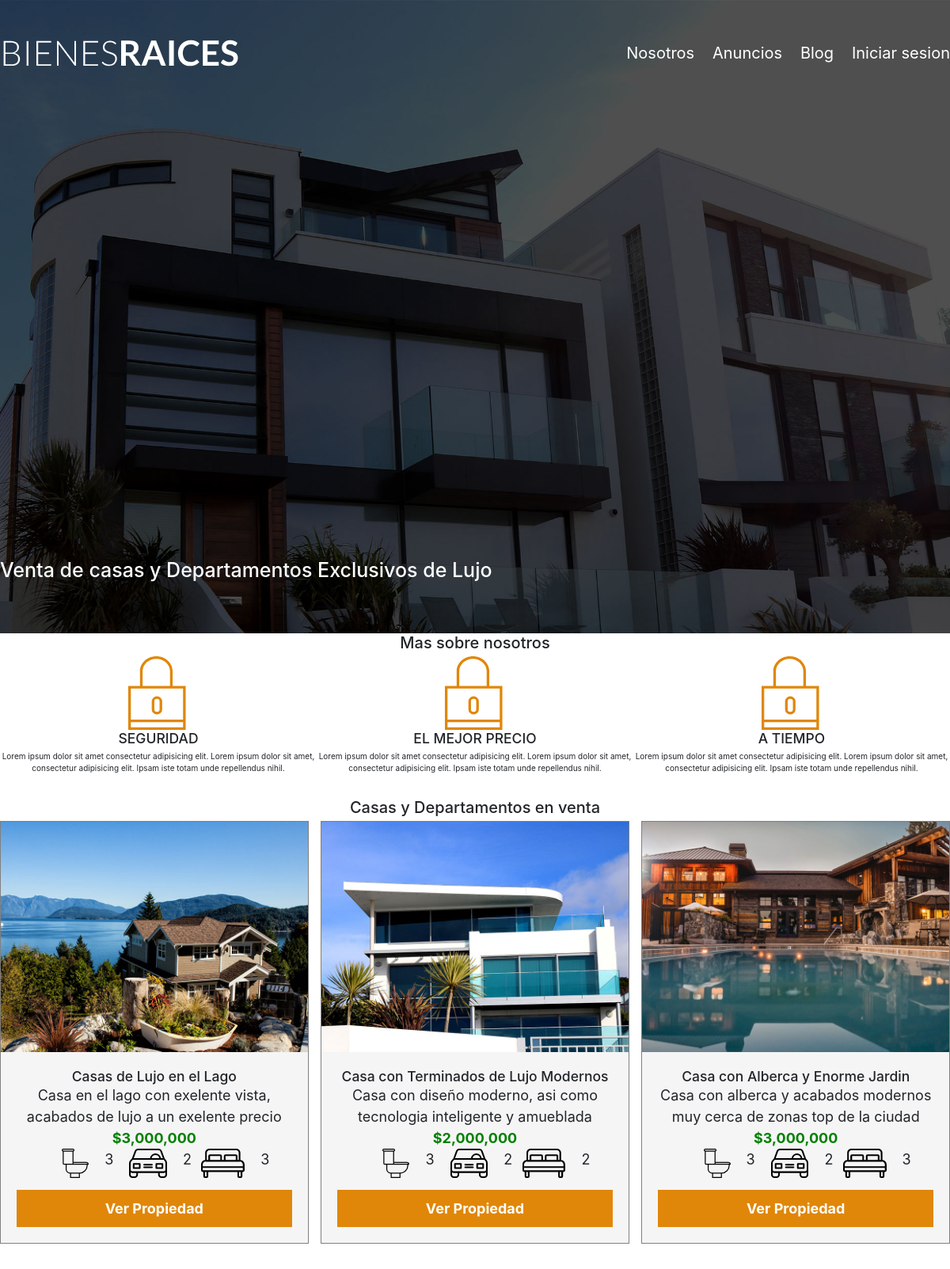
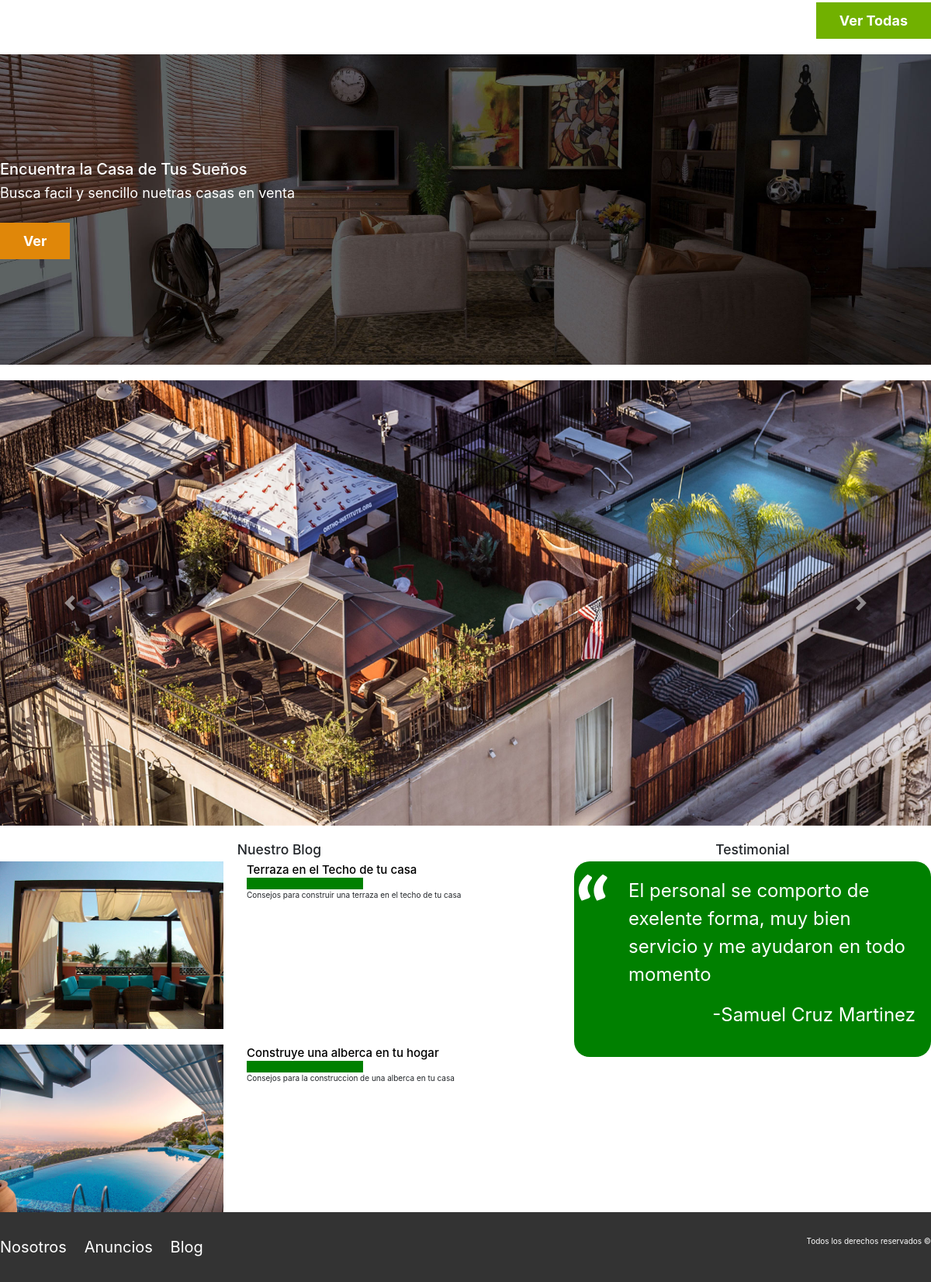
The page / on the database its author committed (2 pictures, top to bottom).
### tables this page shows
CREATE TABLE `venta` (
  `id` int(11) unsigned NOT NULL AUTO_INCREMENT,
  `nombre` varchar(50) NOT NULL,
  `descripcion` varchar(200) NOT NULL,
  `imagen` varchar(200) NOT NULL,
  `banios` int(20) NOT NULL DEFAULT '0',
  `cocheras` int(20) NOT NULL DEFAULT '0',
  `recamaras` int(20) NOT NULL DEFAULT '0',
  `precio` double NOT NULL DEFAULT '0',
  `fecha_publicacion` date NOT NULL DEFAULT '0000-00-00',
  `en_venta` tinyint(1) NOT NULL DEFAULT '0',
  `id_usuario` int(11) NOT NULL DEFAULT '0',
  PRIMARY KEY (`id`),
  KEY `id_usuario` (`id_usuario`)
);

CREATE TABLE `blog` (
  `id` int(11) NOT NULL AUTO_INCREMENT,
  `nombre` varchar(100) NOT NULL,
  `descripcion` varchar(1000) NOT NULL,
  `contenido` longtext NOT NULL,
  `imagen` varchar(100) NOT NULL,
  `id_usuario` varchar(45) NOT NULL,
  PRIMARY KEY (`id`)
);

### index.php (the view, shortened to what this page needs)
<?php
  require_once('header.php')
?>
<section class="contenedor">
  <h2 class="centrar-texto">Mas sobre nosotros</h2>
  <div class="icono-nosotros">
    <div class="icono">
      <img src="img/icono1.svg" alt="Icono">
      <h3>Seguridad</h3>
      <p>Lorem ipsum dolor sit amet consectetur adipisicing elit. Lorem ipsum dolor sit amet, consectetur adipisicing elit. Ipsam iste totam unde repellendus nihil. </p>
    </div>
    <div class="icono">
      <img src="img/icono1.svg" alt="Icono">
      <h3>El Mejor Precio</h3>
      <p>Lorem ipsum dolor sit amet consectetur adipisicing elit. Lorem ipsum dolor sit amet, consectetur adipisicing elit. Ipsam iste totam unde repellendus nihil. </p>
    </div>
    <div class="icono">
      <img src="img/icono1.svg" alt="Icono">
      <h3>A Tiempo</h3>
      <p>Lorem ipsum dolor sit amet consectetur adipisicing elit. Lorem ipsum dolor sit amet, consectetur adipisicing elit. Ipsam iste totam unde repellendus nihil. </p>
    </div>
  </div>
</section>
<main class="seccion contenedor">
  <h2 class="centrar-texto">Casas y Departamentos en venta</h2>
  <div class="contenedor-anuncio">
    <?php
      $stmt = $conn->prepare("SELECT id, nombre, descripcion, imagen, banios, cocheras, recamaras, precio FROM venta WHERE en_venta = 1 ORDER BY id ASC LIMIT 3");
      if($stmt->execute()){
        while ($row = $stmt->fetch()){
          ?>
          <div class="anuncio">
            <img src="img/<?php echo $row['imagen']; ?>" alt="anuncio">
            <div class="contenido-anuncio centrar-texto">
              <h3><?php echo $row['nombre']; ?></h3>
              <p><?php echo $row['descripcion']; ?></p>
              <p class="precio">$<?php echo number_format($row['precio']); ?></p>
              <ul class="icono-caracteristicas">
                <li>
                  <img src="img/icono_wc.svg" alt="WC">
                  <p><?php echo $row['banios']; ?></p>
                </li>
                <li>
                  <img src="img/icono_estacionamiento.svg" alt="Estacionamiento">
                  <p><?php echo $row['cocheras']; ?></p>
                </li>
                <li>
                  <img src="img/icono_dormitorio.svg" alt="Dormitorio">
                  <p><?php echo $row['recamaras']; ?></p>
                </li>
              </ul>
              <a href="anuncio.php?id=<?php echo $row['id']; ?>" class="boton boton-amarillo d-block">Ver Propiedad</a>
            </div>
          </div>
          <?php
        }
      } else {
        die();
      }
    ?>
  </div>
  <div class="ver-end">
    <a href="anuncios.php" class="boton boton-verde">Ver Todas</a>
  </div>
</main>
<section class="imagen-contacto seccion">
  <div class="contenedor contenido-contacto">
    <h2>Encuentra la Casa de Tus Sueños</h2>
    <p>Busca facil y sencillo nuetras casas en venta</p>
    <a href="anuncios.php" class="boton boton-amarillo">Ver</a>
  </div>
</section>
<div id="carouselExampleControls" class="carousel slide contenedor seccion" data-ride="carousel">
  <div class="carousel-inner">
    <div class="carousel-item active">
      <img src="img/destacada3.jpg" class="d-block w-100" alt="">
    </div>
  </div>
  <a class="carousel-control-prev" href="#carouselExampleControls" role="button" data-slide="prev">
    <span class="carousel-control-prev-icon" aria-hidden="true"></span>
  </a>
  <a class="carousel-control-next" href="#carouselExampleControls" role="button" data-slide="next">
    <span class="carousel-control-next-icon" aria-hidden="true"></span>
  </a>
</div>
<div class="seccion-inferior contenedor">
  <section class="blog">
    <h3 class="centrar-texto">Nuestro Blog</h3>
    <?php
      $stmt2 = $conn->prepare("SELECT * FROM blog ORDER BY id ASC LIMIT 2");
      if($stmt2->execute()){
        while ($row = $stmt2->fetch()){
          ?>
            <article class="entrada-blog">
              <div class="imagen">
                  <img src="img/<?php echo $row['imagen']; ?>" alt="Blog">
              </div>
              <div class="texto-entrada">
                  <a href="entrada.php?id=<?php echo $row['id']; ?>">
                      <h4><?php echo $row['nombre']; ?></h4>
                  </a>
                  <p><?php echo $row['descripcion']; ?></p>
              </div>
            </article>
          <?php
        }
      }
    ?>
  </section>
  <section class="testimoniales">
    <h3 class="centrar-texto">Testimonial</h3>
    <div class="testimonial">
      <blockquote>
        El personal se comporto de exelente forma, muy bien servicio y me ayudaron en todo momento
      </blockquote>
      <p>-Samuel Cruz Martinez</p>
    </div>
  </section>
</div>
<?php
  require_once('footer.php');
?>

### header.php (shortened to what this page needs)
<!DOCTYPE html>
<html lang="en">
<head>
  <link rel="stylesheet" href="CSS/normaliza.css">
  <link rel="stylesheet" href="CSS/styles.css">
  <link rel="stylesheet" href="CSS/bootstrap/css/bootstrap.css">
</head>
<body>
  <header class="site-header <?php echo ($_SERVER['SCRIPT_NAME'] === '/index.php') ? ' inicio' : ''; ?>">
    <div class="contenedor contenido-header">
      <div class="barra">
        <a href="/">
          <img src="img/logo.svg" alt="Logotipo de BienesRaices">
        </a>
        <nav class="navegacion">
          <a targer="_blank" href="nosotros.php">Nosotros</a>
          <a href="anuncios.php">Anuncios</a>
          <a href="blog.php">Blog</a>
          <?php
            if(isset($_SESSION['user'])){
              ?>
                <a href="subir.php">Vender</a>
                <a href="mi_cuenta.php">Mi Cuenta</a>
                <a href="cerrar_sesion.php">Cerrar sesion</a>
              <?php
            } else {
              ?>
                <?php echo ($_SERVER['SCRIPT_NAME'] === '/login.php') ? '' : '<a href="login.php">Iniciar sesion</a>'; ?>
              <?php
            }
          ?>
        </nav>
      </div>
      <?php echo ($_SERVER['SCRIPT_NAME'] === '/index.php') ? '<h1>Venta de casas y Departamentos Exclusivos de Lujo</h1>' : ''; ?>
    </div>
  </header>

### footer.php (shortened to what this page needs)
  <footer class="site-footer seccion">
    <div class="contenedor contenedor-footer">
      <nav class="navegacion">
        <a targer="_blank" href="nosotros.php">Nosotros</a>
        <a href="anuncios.php">Anuncios</a>
        <a href="blog.php">Blog</a>
      </nav>
      <p class="copyright">Todos los derechos reservados &copy;</p>
    </div>
  </footer>
</body>
</html>

### CSS/normaliza.css (style rules this page uses)
html { line-height: 1.15; -webkit-text-size-adjust: 100%; }
body { margin: 0; }
main { display: block; }
h1 { font-size: 2em; margin: 0.67em 0; }
a { background-color: transparent; }
img { border-style: none; }

### CSS/styles.css (style rules this page uses)
html { box-sizing: border-box; font-size: 62.5%; }
*, *:before, *:after { box-sizing: inherit; }
body { font-family: Arial, Helvetica, sans-serif; font-size: 1.6rem; }
img { max-width: 100%; }
h1 { font-size: 3.8rem; }
h2 { font-size: 3.4rem; }
h3 { font-size: 3rem; }
h4 { font-size: 2.6rem; }
.contenedor { max-width: 120rem; margin: 0 auto; }
.d-block { display: block!important; }
.boton { color: white; font-weight: 700; text-decoration: none; font-size: 1.8rem; padding: 1rem 3rem; margin-top: 1.5rem; display: inline-block; border: none; }
.boton-amarillo { background-color: #e08709; }
.boton-verde { background-color: #71b100; }
.seccion { margin-top: 2rem; margin-bottom: 2rem; }
.centrar-texto { text-align: center; }
.site-header { background-color: #333333; padding: 1rem 0 3rem 0; }
.site-header.inicio { background: url(../img/header.jpg); background-position: center center; background-size: cover; height: 100vh; min-height: 60rem; }
.contenido-header { height: 100%; display: flex; flex-direction: column; justify-content: space-between; }
.contenido-header h1 { color: white; padding-bottom: 2rem; max-width: 70rem; line-height: 2; }
.barra { display: flex; justify-content: space-between; align-items: center; padding-top: 3rem; }
.navegacion a { color: white; text-decoration: none; font-size: 2rem; margin-right: 2rem; }
.navegacion a:last-of-type { margin: 0px; }
.icono-nosotros { display: flex; }
.icono { flex-basis: calc(33.3% -1rem); text-align: center; }
.icono h3 { text-transform: uppercase; }
.contenedor-anuncio { display: flex; justify-content: space-between; flex-wrap: wrap; }
.anuncio { flex-shrink: 0; flex-basis: calc(33.3% - 1rem); border-style: solid; border-color: gray; border-width: 1px; background-color: #f5f5f5; margin-bottom: 2rem; }
.contenido-anuncio { padding: 2rem; }
.contenido-anuncio h3 { margin: 0; }
.contenido-anuncio p { margin: 0; font-size: 1.8rem; }
.precio { color: green; font-weight: 700; }
.icono-caracteristicas { list-style: none; padding: 0; display: flex; justify-content: center; flex: 1; max-width: 500px; }
.icono-caracteristicas li { display: flex; }
.icono-caracteristicas li img { margin-right: 2rem; margin-left: 2rem; }
.ver-end { display: flex; justify-content: flex-end; }
.imagen-contacto { background-image: url(../img/encuentra.jpg); background-position: center center; background-size: cover; height: 40rem; display: flex; align-items: center; }
.contenido-contacto { flex: 1; color: white; }
.contenido-contacto p { font-size: 1.8rem; }
.seccion-inferior { display: flex; justify-content: space-between; }
.seccion-inferior .blog { flex-basis: 60%; }
.seccion-inferior .testimoniales { flex-basis: calc(40% - 2rem); }
.entrada-blog { display: flex; justify-content: space-between; margin-bottom: 2rem; }
.entrada-blog:last-of-type { margin-bottom: 0; }
.entrada-blog .imagen { flex-basis: 40%; }
.entrada-blog .texto-entrada { flex-basis: calc(60% - 3rem); }
.texto-entrada a { color: black; text-decoration: none; }
.texto-entrada h4 { margin: 0; line-height: 1.4; }
.texto-entrada h4::after { content: ''; display: block; width: 15rem; height: 1.5rem; background-color: green; }
.testimonial { background-color: green; font-size: 2.4rem; padding: 2rem; color: white; border-radius: 2rem; }
.testimonial p { text-align: right; line-height: 200%; }
.testimonial blockquote::before { content: ''; background-image: url(../img/comilla.svg); width: 5rem; height: 5rem; position: absolute; top: -1rem; left: -2rem; }
.testimonial blockquote { position: relative; padding-left: 5rem; }
.site-footer { background-color: #333333; margin: 0; }
.contenedor-footer { padding: 3rem 0; display: flex; justify-content: space-between; }
.copyright { margin: 0; color: white; }

### rows shown on the page
venta: imagen (picture), nombre "Casas de Lujo en el Lago", descripcion "Casa en el lago con exelente vista, acabados de lujo a un exelente precio", precio "3,000,000", banios "3", cocheras "2", recamaras "3"
venta: imagen (picture), nombre "Casa con Terminados de Lujo Modernos", descripcion "Casa con diseño moderno, asi como tecnologia inteligente y amueblada", precio "2,000,000", banios "3", cocheras "2", recamaras "2"
venta: imagen (picture), nombre "Casa con Alberca y Enorme Jardin", descripcion "Casa con alberca y acabados modernos muy cerca de zonas top de la ciudad", precio "3,000,000", banios "3", cocheras "2", recamaras "3"
blog: imagen (picture), nombre "Terraza en el Techo de tu casa", descripcion "Consejos para construir una terraza en el techo de tu casa"
blog: imagen (picture), nombre "Construye una alberca en tu hogar", descripcion "Consejos para la construccion de una alberca en tu casa"
